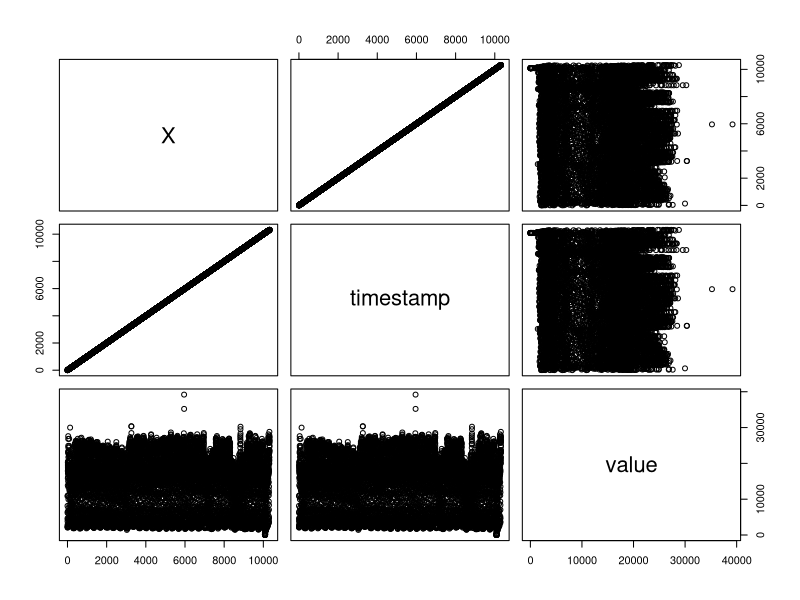

Recreate this plot in R. (Note: this script raises an error after producing the figure.)
# считывание данных
dis <- read.csv("taxi.csv")
dis
class(dis)
plot(dis)
sum(is.na(dis))
class()

n <- nrow(dis)
# приведение типво данных

#as.POSIXct(dis$timestamp[length(dis$timestamp)], "%Y-%m-%d %H:%M:%S", tz="UTC")
#date <- as.Date(strptime(dis$timestamp[1:(n - 48)], '%Y-%m-%d'))
date <- as.POSIXct(dis$timestamp[1:(n - 48)], "%Y-%m-%d %H:%M:%S", tz="UTC")
date <- date
str(dis)
class(date)

library("xts")
# создание time series с периодом 48
data_ts <- xts(dis$value[1:(n - 48)], date)
plot(data_ts)
class(data_ts)
data_ts

data_ts <- ts(data_ts, frequency = 48)
plot(data_ts, ylab="Taxi traffic")
length(data_ts)
# декомпозиция
decompose_ts <- decompose(data_ts) 
plot(decompose_ts)

# построение гистограммы временного ряда по количеству данных с определенными значениями
hist(data_ts, breaks = 60, xlab="Taxi traffic", main="Histogram of Taxi traffic")
# выделение первого и второго среднеквадратичного отклонения
abline(v = mean(data_ts) + (-3:3) * sqrt(var(data_ts)), col = abs((-3:3)) + 2)
# некоторые данные находятся за границами второго отклонения (выбросы/ошибки)
extremum <- ifelse(data_ts > mean(data_ts) + 2 * sd(data_ts), 1, 
                   ifelse(data_ts < mean(data_ts) - 2 * sd(data_ts), -1, 0))
# заменим ошибочные данные на границы отклонения
data_ts_corrected <- ifelse(extremum == 1, mean(data_ts) + 2 * sd(data_ts), 
                            ifelse(extremum == -1, mean(data_ts) - 2 * sd(data_ts), data_ts))

data_ts_corrected
plot(data_ts_corrected, ylab="Taxi traffic")

hist(data_ts_corrected, breaks = 60, xlab="Taxi traffic", main="Histogram of Taxi traffic")
abline(v = mean(data_ts_corrected) + (-3:3) * sqrt(var(data_ts_corrected)), col = abs((-3:3)) + 2)

decompose_ts_corrected <- decompose(data_ts_corrected) 
plot(decompose_ts_corrected)

library(tseries)
library(forecast)
# проверка на стационарность
adf.test(data_ts, alternative=c('stationary'))

help(adf.test)
help(MSE)
# логарифмирование для упрощения работы
g.series <- log(data_ts_corrected)

n.obs <- length(g.series)
n.obs

plot(1:n.obs, g.series, type = "l", xlab="Time", ylab="log Taxi traffic")

# матрица для прогнозирования
g.2 <- matrix(rep(0, (n.obs - 48)*49), nrow = (n.obs - 48), ncol = 49)
nrow(g.2)
ncol(g.2)
g.2

# заполнение матрицы
for (i in 1:(n.obs - 48))
{
  g.2[i, ] <- g.series[i:(48 + i)]
}

# зерно, чтобы значения прогноза не менялись
i.seed <- 2


library(nnet)

set.seed(12345+i.seed)


# подобрать параметры
# сюда вставить еще цикл, который смотрит какая модель лучше
# в цикле проверить size = [4, 6, 8, 10] и посмотреть, где лучше score и MSE

# 12 первых значений в строке - входные значения, 13-ое - выходное
# Прогнозирование на 1 наблюдение вперед
g.net_4 <- nnet(x = g.2[, 1:48], g.2[, 49], size = 4, 
              linout = TRUE, rang=0.1, decay=0.001, maxit = 1000)


g.net_6 <- nnet(x = g.2[, 1:48], g.2[, 49], size = 6, 
              linout = TRUE, rang=0.1, decay=0.001, maxit = 1000)


g.net_8 <- nnet(x = g.2[, 1:48], g.2[, 49], size = 8, 
              linout = TRUE, rang=0.1, decay=0.001, maxit = 1000)

g.net_10 <- nnet(x = g.2[, 1:48], g.2[, 49], size = 10, 
                linout = TRUE, rang=0.1, decay=0.001, maxit = 1000)


plot(1:n.obs, g.series, type = "l")
lines(49:n.obs, g.net_8$fitted.values, col = "red")

mse <- c()
mse[1] <- MSE(g.series[49:length(g.series)], g.net_4$fitted.values)
mse[2] <- MSE(g.series[49:length(g.series)], g.net_6$fitted.values)
mse[3] <- MSE(g.series[49:length(g.series)], g.net_8$fitted.values)
mse[4] <- MSE(g.series[49:length(g.series)], g.net_10$fitted.values)
plot(c(4, 6, 8, 10), mse, type='l', xlab="Nnet size", ylab="MSE", main="MSE(history, model)")
lines(c(4, 6, 8, 10), rep(min(mse), 4), col='red')
mse
lines(mse)
plot(score, type='l')
lines(c(1:4), rep(max(score), 4), col='red')

score <- c()
score[1] <- R2_Score(g.series[49:length(g.series)], g.net_4$fitted.values)
score[2] <- R2_Score(g.series[49:length(g.series)], g.net_6$fitted.values)
score[3] <- R2_Score(g.series[49:length(g.series)], g.net_8$fitted.values)
score[4] <- R2_Score(g.series[49:length(g.series)], g.net_10$fitted.values)

plot(c(4, 6, 8, 10), score, type='l', xlab="Nnet size", ylab="R2_Score", main="R2_Score(history, model)")
lines(c(1:4), rep(max(score), 4), col='red')

new_mse = c()
new_score = c()

#nnet_4

g.forecast <- g.2[nrow(g.2), -1] 
g.forecast

pred.n = 48
pred.1 <- rep(-9999, pred.n)

for (i in 1:pred.n)
{
  pred.1[i] <- predict(g.net_4, g.forecast, type = "raw")
  g.forecast <- c( g.forecast[-1], pred.1[i])
}

g.forecast[-1]
pred.1[i]

plot(10000:n.obs, exp(g.series)[10000:length(g.series)], type = "l", xlim = c(10000, n.obs+pred.n), ylim = c(0, 30000), xlab = "Time", ylab="Taxi traffic", main="NNET_4")
#lines(10000:n.obs, exp(g.net$fitted.values)[10000:length(g.series)], col = "red")
lines((n.obs+1):(n.obs+pred.n), exp(pred.1), col = "blue")
#lines(10000:n.obs, exp(g.net_4$fitted.values[9962:length(g.series)]), col = "green")
lines(n.obs:(n.obs+48), dis$value[n.obs:(n.obs + 48)], col = "red")
legend(x = "topleft", legend = c("history", "test", "predict"), lty = c(1, 1, 1), col = c(1, "red", "blue"), lwd = 2)
length(exp(g.net_4$fitted.values[9962:length(g.series)]))
plot(exp(pred.1), type='l')
test <- dis$value[(n.obs + 1):(n.obs + 48)]
res <- exp(pred.1)
test
res
length(test)

mse <- sum((res - test) ** 2) / pred.n
mse

library(MLmetrics)
R2_Score(res, test)
R2_Score(c(g.net_6$fitted.values, res), dis$value)
length(c(g.net_6$fitted.values, res))
length(dis$value)

new_mse[1] <- mse
new_score[1] <- R2_Score(res, test)

#nnet_6

g.forecast <- g.2[nrow(g.2), -1] 

pred.n = 48
pred.1 <- rep(-9999, pred.n)

for (i in 1:pred.n)
{
  pred.1[i] <- predict(g.net_6, g.forecast, type = "raw")
  g.forecast <- c( g.forecast[-1], pred.1[i])
}


plot(10000:n.obs, exp(g.series)[10000:length(g.series)], type = "l", xlim = c(10000, n.obs+pred.n), ylim = c(0, 30000), xlab = "Time", ylab="Taxi traffic", main="NNET_6")
#lines(10000:n.obs, exp(g.net$fitted.values)[10000:length(g.series)], col = "red")
lines((n.obs+1):(n.obs+pred.n), exp(pred.1), col = "blue")
#lines(10000:n.obs, exp(g.net_4$fitted.values[9962:length(g.series)]), col = "green")
lines(n.obs:(n.obs+48), dis$value[n.obs:(n.obs + 48)], col = "red")
legend(x = "topleft", legend = c("history", "test", "predict"), lty = c(1, 1, 1), col = c(1, "red", "blue"), lwd = 2)
plot(exp(pred.1), type='l')
test <- dis$value[(n.obs + 1):(n.obs + 48)]
res <- exp(pred.1)
test
res
length(test)

mse <- sum((res - test) ** 2) / pred.n
mse

library(MLmetrics)
R2_Score(res, test)

new_mse[2] <- mse
new_score[2] <- R2_Score(res, test)

#nnet_8

g.forecast <- g.2[nrow(g.2), -1] 

pred.n = 48
pred.1 <- rep(-9999, pred.n)

for (i in 1:pred.n)
{
  pred.1[i] <- predict(g.net_8, g.forecast, type = "raw")
  g.forecast <- c( g.forecast[-1], pred.1[i])
}


plot(10000:n.obs, exp(g.series)[10000:length(g.series)], type = "l", xlim = c(10000, n.obs+pred.n), ylim = c(0, 30000), xlab = "Time", ylab="Taxi traffic", main="NNET_8")
#lines(10000:n.obs, exp(g.net$fitted.values)[10000:length(g.series)], col = "red")
lines((n.obs+1):(n.obs+pred.n), exp(pred.1), col = "blue")
#lines(10000:n.obs, exp(g.net_4$fitted.values[9962:length(g.series)]), col = "green")
lines(n.obs:(n.obs+48), dis$value[n.obs:(n.obs + 48)], col = "red")
legend(x = "topleft", legend = c("history", "test", "predict"), lty = c(1, 1, 1), col = c(1, "red", "blue"), lwd = 2)


plot(exp(pred.1), type='l')
test <- dis$value[(n.obs + 1):(n.obs + 48)]
res <- exp(pred.1)
test
res
length(test)

mse <- sum((res - test) ** 2) / pred.n
mse

library(MLmetrics)
R2_Score(res, test)

new_mse[3] <- mse
new_score[3] <- R2_Score(res, test)

#nnet_10

g.forecast <- g.2[nrow(g.2), -1] 

pred.n = 48
pred.1 <- rep(-9999, pred.n)

for (i in 1:pred.n)
{
  pred.1[i] <- predict(g.net_10, g.forecast, type = "raw")
  g.forecast <- c( g.forecast[-1], pred.1[i])
}


plot(10000:n.obs, exp(g.series)[10000:length(g.series)], type = "l", xlim = c(10000, n.obs+pred.n), ylim = c(0, 30000), xlab = "Time", ylab="Taxi traffic", main="NNET_10")
#lines(10000:n.obs, exp(g.net$fitted.values)[10000:length(g.series)], col = "red")
lines((n.obs+1):(n.obs+pred.n), exp(pred.1), col = "blue")
#lines(10000:n.obs, exp(g.net_4$fitted.values[9962:length(g.series)]), col = "green")
lines(n.obs:(n.obs+48), dis$value[n.obs:(n.obs + 48)], col = "red")
legend(x = "topleft", legend = c("history", "test", "predict"), lty = c(1, 1, 1), col = c(1, "red", "blue"), lwd = 2)


plot(exp(pred.1), type='l')
test <- dis$value[(n.obs + 1):(n.obs + 48)]
res <- exp(pred.1)
test
res
length(test)

mse <- sum((res - test) ** 2) / pred.n
mse

library(MLmetrics)
R2_Score(res, test)

new_mse[4] <- mse
new_score[4] <- R2_Score(res, test)

new_mse
new_score

plot(c(4, 6, 8, 10), new_mse, type='l', xlab="Nnet size", ylab="MSE", main="MSE(predict, test)")
lines(c(4, 6, 8, 10), rep(min(new_mse), 4), col='red')

plot(c(4, 6, 8, 10), new_score, type='l', xlab="Nnet size", ylab="R2_Score", main="R2_Score(predict, test)")
lines(c(4, 6, 8, 10), rep(max(new_score), 4), col='red')



# ПРОГНОЗ НА ДЕНЬ ВПЕРЕД

g <- dis$value 
extremum <- ifelse(g > mean(g) + 2 * sd(g), 1, 
                   ifelse(g < mean(g) - 2 * sd(g), -1, 0))
g <- ifelse(extremum == 1, mean(g) + 2 * sd(g), 
                            ifelse(extremum == -1, mean(g) - 2 * sd(g), g))
g <- log(g)

g.forecast <- g

pred.n = 48
pred.1 <- rep(-9999, pred.n)

for (i in 1:pred.n)
{
  pred.1[i] <- predict(g.net_6, g.forecast, type = "raw")
  g.forecast <- c( g.forecast[-1], pred.1[i])
}
pred.1

f_date <- c(as.POSIXct(dis$timestamp[length(dis$timestamp)], "%Y-%m-%d %H:%M:%S", tz="UTC")) + 30 * 60
for (i in 2:48) {
  f_date[i] <- f_date[i - 1] + 30 * 60
}

f_date

f_ts <- xts(exp(pred.1), f_date)
f_ts

plot(f_ts, xlab="Time", ylab="Taxi Traffic", main="Taxi traffic forecast")
